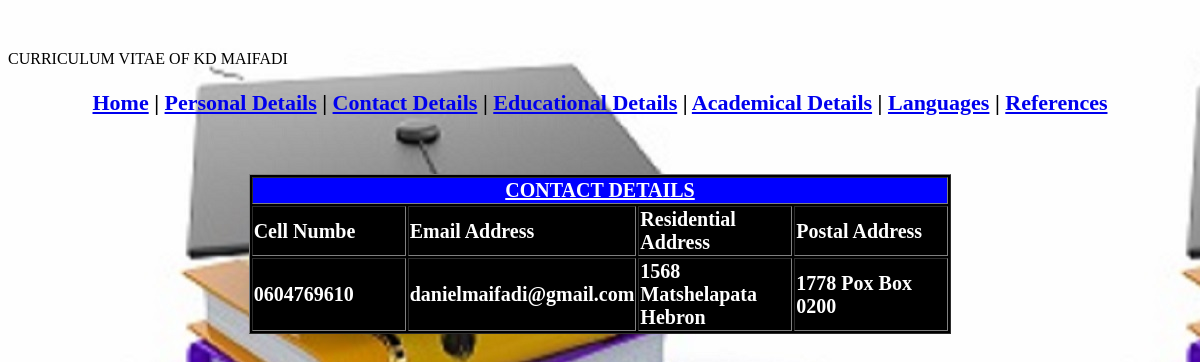
The app's page /Contact.php with its own data.
### tables this page shows
CREATE TABLE IF NOT EXISTS `contacts` (
  `cell_num` varchar(10) NOT NULL,
  `email` varchar(50) NOT NULL,
  `r_address` varchar(200) NOT NULL,
  `p_address` varchar(200) NOT NULL
);

### Contact.php (the view, shortened to what this page needs)
<!DOCTYPE html PUBLIC "-//W3C//DTD XHTML 1.0 Transitional//EN" "http://www.w3.org/TR/xhtml1/DTD/xhtml1-transitional.dtd">
<html xmlns="http://www.w3.org/1999/xhtml">
<head>
<link rel="stylesheet" type="text/css" href="login.css" media="all" />
</head>
<body background="bgPicture.jpg">
	<p id="header">
		<?php
			include("header.php");
		?>
	</p>
	<p align="center" id="links">
		<a href="index.php">Home<a>    |
		<a href="personalDetails.php">Personal Details<a>    |
		<a href="Contact.php">Contact Details<a>    |
		<a href="educational.php">Educational Details<a>    |
		<a href="academic.php">Academical Details<a>    |
		<a href="languages.php">Languages<a>    |
		<a href="references.php">References<a>
	</p>
	<br />
	<br />
	<?php
		include("db_connection.php");
		$query = "select * from contacts";
		$results = $db->query($query);
		$num_result = $results->num_rows;
		print "<div id=\"content\">";
			echo "<table align=\"center\" border=\"1\" bgcolor=\"black\">\n
					<tr>
						<td align=\"center\" colspan=\"4\" bgcolor=\"blue\">
							<strong><u>CONTACT DETAILS</u></strong>
						</td>
					</tr>";
			for ($i=0; $i<$num_result; $i++) {
			$row = $results->fetch_assoc();
			echo "<tr>
					<td width=\"150\" height=\"30\">".$row[0]=$row['cell_num']."</td>
					<td width=\"150\" height=\"30\">".$row[1]=$row['email']."</td>
					<td width=\"150\" height=\"30\">".$row[2]=$row['r_address']."</td>
					<td width=\"150\" height=\"30\">".$row[3]=$row['p_address']."</td>
					</tr>";
			}
			echo "</table>";
		print "</div>";
	?>
</body>
</html>

### login.css (style rules this page uses)
#header { font-size: 50px; color: green; }
#links { font-size: 22px; color: black; font-weight: bold; }
#content { font-size: 20px; color: white; font-weight: bold; }

### records on screen
contacts: cell_num "Cell Numbe", email "Email Address", r_address "Residential Address", p_address "Postal Address"
contacts: cell_num "0604769610", email "danielmaifadi@gmail.com", r_address "1568 Matshelapata Hebron", p_address "1778 Pox Box 0200"
